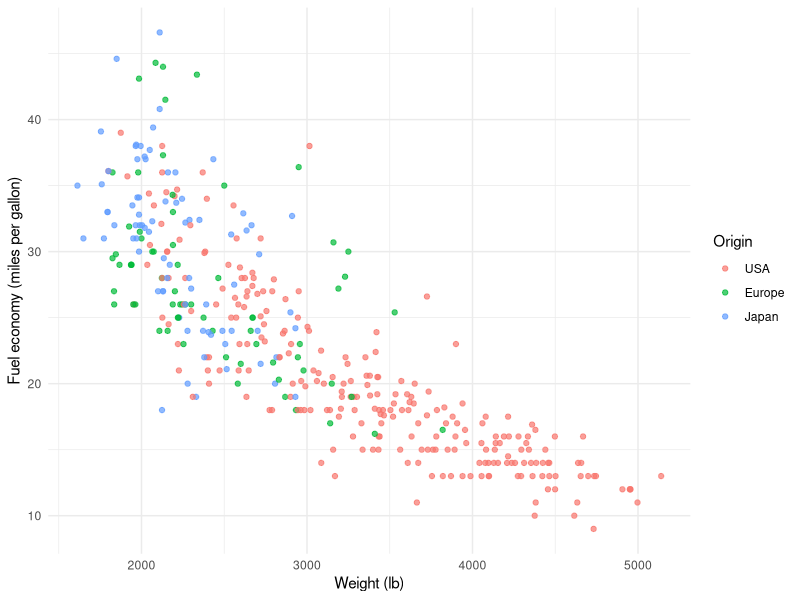
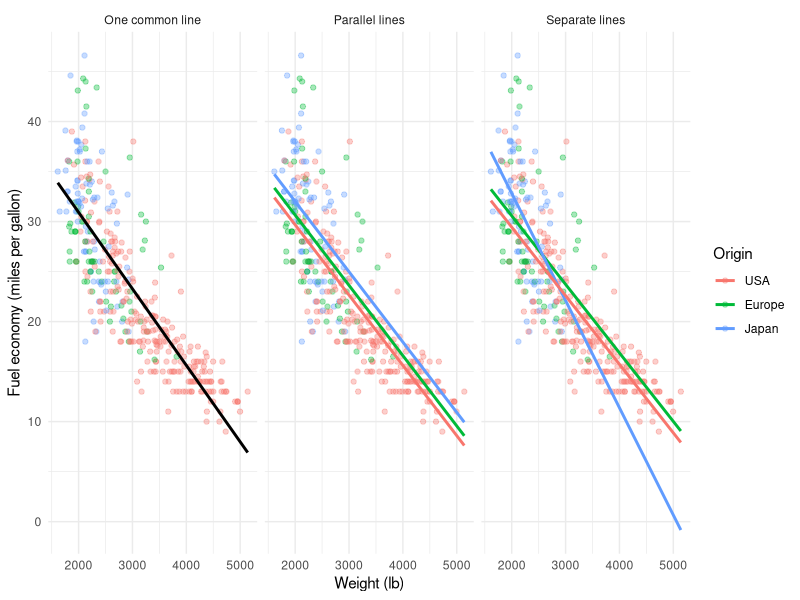
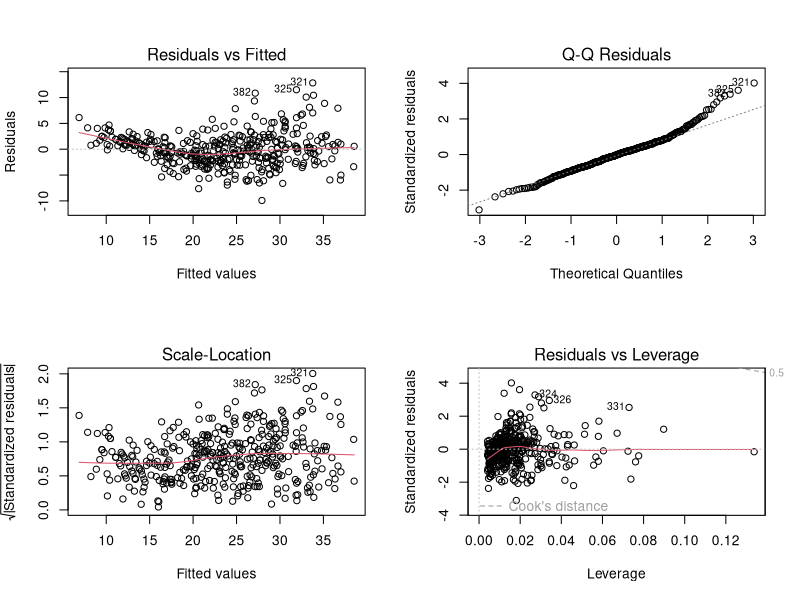
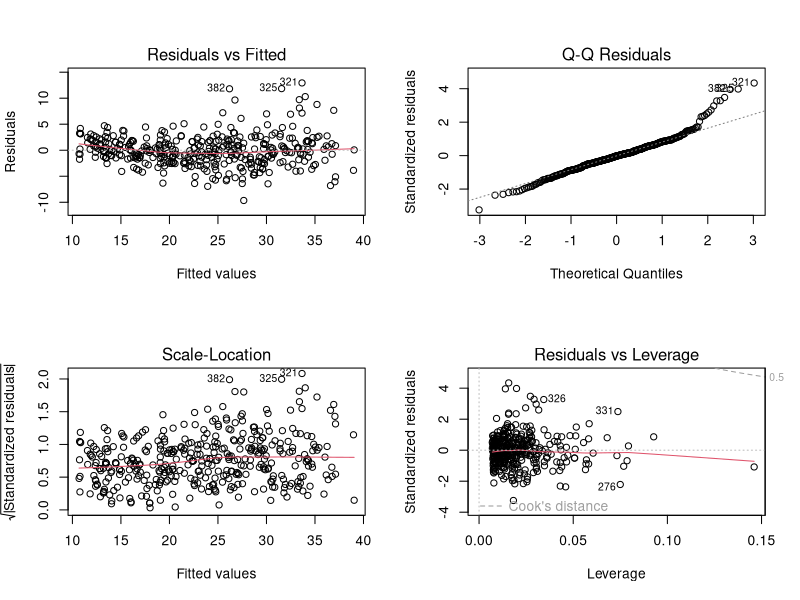

Write the R code that produced these figures, in order.
## ---- chunk 1
knitr::opts_chunk$set(comment = "", dev = "png")
library(tidyverse)
## ---- chunk 2
auto <- readr::read_csv("../data/auto_mpg.csv") |>
  mutate(origin = factor(origin, levels = c("USA", "Europe", "Japan")))

glimpse(auto)
## ---- chunk 3
ggplot(auto, aes(x = weight, y = mpg, colour = origin)) +
  geom_point(alpha = 0.7) +
  labs(
    x = "Weight (lb)",
    y = "Fuel economy (miles per gallon)",
    colour = "Origin"
  ) +
  theme_minimal()
## ---- chunk 4
m1 <- lm(mpg ~ weight, data = auto)
m2 <- lm(mpg ~ weight + origin, data = auto)
m3 <- lm(mpg ~ weight * origin, data = auto)
## ---- chunk 5
weight_values <- seq(min(auto$weight), max(auto$weight), length.out = 200)
model_levels <- c("One common line", "Parallel lines", "Separate lines")

common_grid <- tibble(weight = weight_values)
common_fit <- common_grid |>
  mutate(
    fitted = predict(m1, newdata = common_grid),
    model = factor("One common line", levels = model_levels)
  )

origin_grid <- crossing(
  weight = weight_values,
  origin = levels(auto$origin)
)

origin_fits <- bind_rows(
  origin_grid |>
    mutate(
      fitted = predict(m2, newdata = origin_grid),
      model = "Parallel lines"
    ),
  origin_grid |>
    mutate(
      fitted = predict(m3, newdata = origin_grid),
      model = "Separate lines"
    )
) |>
  mutate(model = factor(model, levels = model_levels))

plot_data <- crossing(
  auto,
  model = factor(model_levels, levels = model_levels)
)

ggplot(plot_data, aes(x = weight, y = mpg, colour = origin)) +
  geom_point(alpha = 0.35) +
  geom_line(
    data = origin_fits,
    aes(y = fitted),
    linewidth = 1
  ) +
  geom_line(
    data = common_fit,
    aes(x = weight, y = fitted),
    inherit.aes = FALSE,
    colour = "black",
    linewidth = 1
  ) +
  facet_wrap(~ model) +
  labs(
    x = "Weight (lb)",
    y = "Fuel economy (miles per gallon)",
    colour = "Origin"
  ) +
  theme_minimal()
## ---- chunk 6
summary(m3)
## ---- chunk 7
anova(m1, m2)
## ---- chunk 8
anova(m2, m3)
## ---- chunk 9
anova(m1, m3)
## ---- chunk 10
anova(lm(mpg ~ origin + weight, data = auto))
anova(lm(mpg ~ weight + origin, data = auto))
## ---- chunk 11
m4 <- lm(mpg ~ weight * origin + model_year, data = auto)

tibble(
  model = c("m3", "m4"),
  adjusted_r_squared = c(
    summary(m3)$adj.r.squared,
    summary(m4)$adj.r.squared
  ),
  residual_standard_error = c(sigma(m3), sigma(m4)),
  AIC = c(AIC(m3), AIC(m4))
)

anova(m3, m4)
## ---- chunk 12
m5 <- lm(
  mpg ~ weight * origin + model_year + horsepower,
  data = auto
)

tibble(
  model = c("m4", "m5"),
  adjusted_r_squared = c(
    summary(m4)$adj.r.squared,
    summary(m5)$adj.r.squared
  ),
  residual_standard_error = c(sigma(m4), sigma(m5)),
  AIC = c(AIC(m4), AIC(m5))
)

anova(m4, m5)
## ---- chunk 13
par(mfrow = c(2, 2))
plot(m4)
par(mfrow = c(1, 1))
## ---- chunk 14
m6 <- lm(
  mpg ~ weight * origin + I(weight^2) + model_year,
  data = auto
)

anova(m4, m6)

tibble(
  model = c("m4", "m6"),
  adjusted_r_squared = c(
    summary(m4)$adj.r.squared,
    summary(m6)$adj.r.squared
  ),
  residual_standard_error = c(sigma(m4), sigma(m6)),
  AIC = c(AIC(m4), AIC(m6))
)
## ---- chunk 15
par(mfrow = c(2, 2))
plot(m6)
par(mfrow = c(1, 1))
